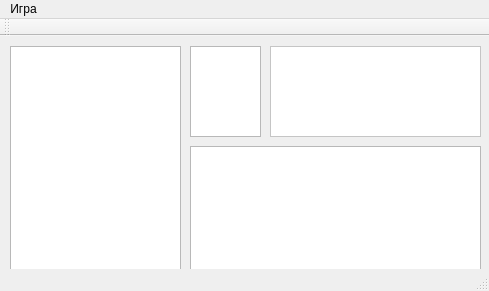
<?xml version="1.0" encoding="UTF-8"?>
<ui version="4.0">
 <class>MainWindow</class>
 <widget class="QMainWindow" name="MainWindow">
  <property name="geometry">
   <rect>
    <x>0</x>
    <y>0</y>
    <width>489</width>
    <height>291</height>
   </rect>
  </property>
  <property name="windowTitle">
   <string>MainWindow</string>
  </property>
  <widget class="QWidget" name="centralWidget">
   <widget class="QTextBrowser" name="text_log">
    <property name="geometry">
     <rect>
      <x>190</x>
      <y>110</y>
      <width>291</width>
      <height>131</height>
     </rect>
    </property>
   </widget>
   <widget class="QTextBrowser" name="text_info">
    <property name="geometry">
     <rect>
      <x>270</x>
      <y>10</y>
      <width>211</width>
      <height>91</height>
     </rect>
    </property>
    <property name="styleSheet">
     <string notr="true">
background: white;</string>
    </property>
   </widget>
   <widget class="QListWidget" name="playerlist">
    <property name="geometry">
     <rect>
      <x>10</x>
      <y>10</y>
      <width>171</width>
      <height>231</height>
     </rect>
    </property>
   </widget>
   <widget class="QListWidget" name="itemlist">
    <property name="geometry">
     <rect>
      <x>190</x>
      <y>10</y>
      <width>71</width>
      <height>91</height>
     </rect>
    </property>
   </widget>
  </widget>
  <widget class="QMenuBar" name="menuBar">
   <property name="geometry">
    <rect>
     <x>0</x>
     <y>0</y>
     <width>489</width>
     <height>21</height>
    </rect>
   </property>
   <widget class="QMenu" name="menuAlien">
    <property name="title">
     <string>Игра</string>
    </property>
    <addaction name="action"/>
    <addaction name="action_3"/>
    <addaction name="separator"/>
    <addaction name="action_2"/>
    <addaction name="separator"/>
    <addaction name="action_5"/>
   </widget>
   <addaction name="menuAlien"/>
  </widget>
  <widget class="QToolBar" name="mainToolBar">
   <attribute name="toolBarArea">
    <enum>TopToolBarArea</enum>
   </attribute>
   <attribute name="toolBarBreak">
    <bool>false</bool>
   </attribute>
  </widget>
  <widget class="QStatusBar" name="statusBar"/>
  <action name="action">
   <property name="text">
    <string>Новая игра</string>
   </property>
  </action>
  <action name="action_3">
   <property name="enabled">
    <bool>false</bool>
   </property>
   <property name="text">
    <string>Старт текущего сеанса</string>
   </property>
  </action>
  <action name="action_5">
   <property name="text">
    <string>Выход</string>
   </property>
  </action>
  <action name="action_2">
   <property name="enabled">
    <bool>false</bool>
   </property>
   <property name="text">
    <string>Результаты голосования</string>
   </property>
  </action>
 </widget>
 <layoutdefault spacing="6" margin="11"/>
 <resources/>
 <connections/>
</ui>
